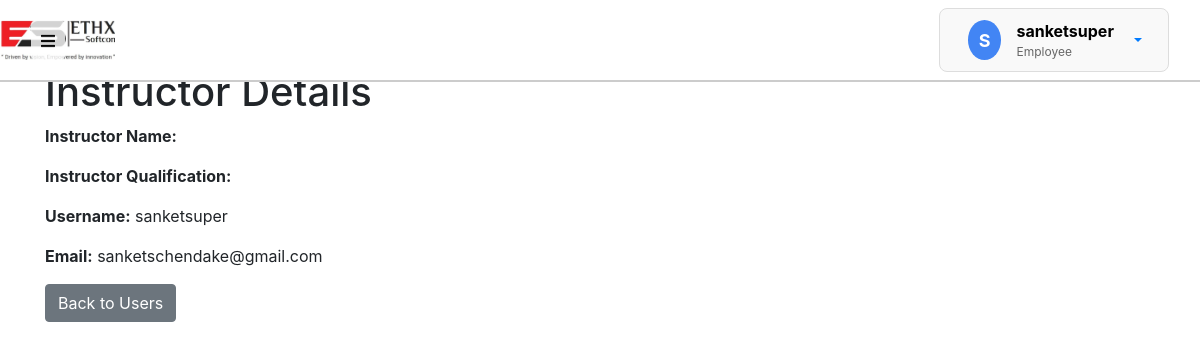
The page /instructor/3/ on the database as committed earlier.
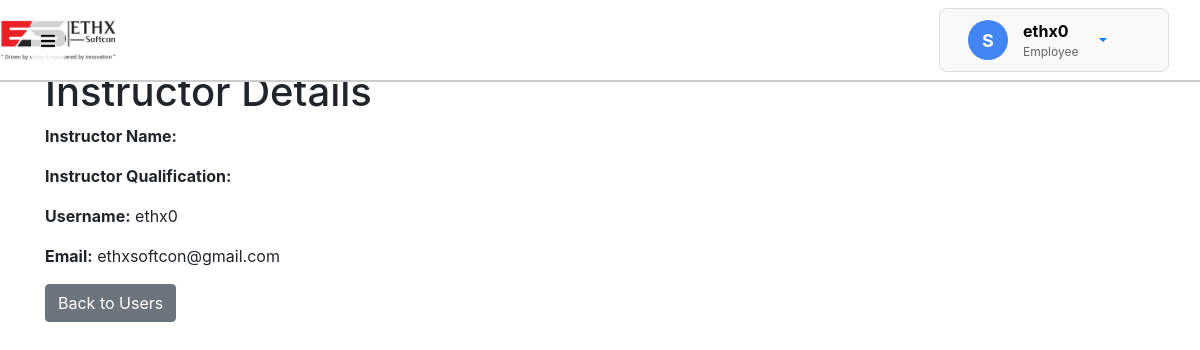
The same page on the database as committed later.
### courses_details/models.py (models this page shows)
class User(AbstractUser):
    is_instructor = models.BooleanField(default=False)
    is_employee = models.BooleanField(default=True)
    is_admin = models.BooleanField(default=False)

### courses_details/views.py (the view)
# urls.py: path('instructor/<int:user_id>/', views.instructor_detail, name='instructor_detail'),
def instructor_detail(request, user_id):
    user = get_object_or_404(User, id=user_id)
    instructor_data = InstructorData.objects.filter(user=user).first()
    return render(request, 'login/instructor_detail.html', {'user': user, 'instructor_data': instructor_data})

### courses_details/templates/login/instructor_detail.html (shortened to what this page needs)
<!DOCTYPE html>
<html lang="en">
<head>
    <link rel="stylesheet" href="https://cdnjs.cloudflare.com/ajax/libs/font-awesome/5.15.3/css/all.min.css">
</head>
<body>
    {% include 'courses_details/header.html' %}
    <br /><br />
    <div class="content">
        <div class="container">
            <h1>Instructor Details</h1>
            <div>
                <p><strong>Instructor Name:</strong> {{ instructor_data.instructorName }}</p>
                <p><strong>Instructor Qualification:</strong> {{ instructor_data.instructorQualification }}</p>
                <p><strong>Username:</strong> {{ user.username }}</p>
                <p><strong>Email:</strong> {{ user.email }}</p>
            </div>
            <a href="{% url 'manage_users' %}" class="btn btn-secondary">Back to Users</a>
        </div>
    </div>
</body>
</html>

### courses_details/templates/courses_details/header.html (shortened to what this page needs)
  <!DOCTYPE html>
  <html lang="en">
    {% load static %}
    <head>
      <link
        rel="stylesheet"
        href="https://stackpath.bootstrapcdn.com/bootstrap/4.5.2/css/bootstrap.min.css"
      />
      <link
        rel="stylesheet"
        href="https://cdnjs.cloudflare.com/ajax/libs/font-awesome/5.15.3/css/all.min.css"
      />
    </head>
    <body>
      <nav class="navbar navbar-dark fixed-top nav-bordered">
        <div
          class="container-fluid d-flex align-items-center justify-content-between"
        >
          <button id="toggle-btn" class="navbar-toggler" type="button">
            <i class="fas fa-bars"></i>
          </button>
          <div class="profile-card">
            <div class="avatar">S</div>
            <div>
              <div class="font-weight-bold">{{ user.username }}</div>
              {% if user.is_instructor %}
                <div class="role">Instructor</div>
              {% elif user.is_admin %}
                <div class="role">Admin</div>
              {% else %}
                <div class="role">Employee</div>
              {% endif %}
            </div>
            <div class="nav-item dropdown">
              <a
                class="nav-link dropdown-toggle"
                href="#"
                id="profileDropdown"
                role="button"
                data-toggle="dropdown"
                aria-haspopup="true"
                aria-expanded="false"
              >
              </a>
            </div >
          </div>
        </div>
      </nav>
    </body>
  </html>

### courses_details/templates/courses_details/header.html (style rules this page uses)
.navbar { z-index: 1030; background-color: #fff; border-bottom: 2px solid #ccc; }
.content { margin-left: 0; padding: 20px; transition: margin-left 0.3s ease; }
.navbar-toggler { border: none; color: rgb(255, 255, 255); background-color: white; border-radius: 5px; padding: 10px; transition: background-color 0.3s, opacity 0.3s; opacity: 0.8; }
.navbar-toggler i { font-size: 16px; color: black; }
.profile-card { display: flex; align-items: center; padding: 10px; border: 1px solid #ddd; background-color: #f9f9f9; border-radius: 8px; width: 230px; }
.avatar { width: 40px; height: 40px; border-radius: 50%; background-color: #4285F4; color: white; font-size: 18px; font-weight: bold; display: flex; justify-content: center; align-items: center; margin-left: 18px; }
.role { font-size: 12px; color: #666; margin-left: 15px; }
.font-weight-bold { margin-left: 15px; color:black; }

Rows that differ between the two databases and show on the page:
changed User: username "sanketsuper" → "ethx0"; email "sanketschendake@gmail.com" → "ethxsoftcon@gmail.com"
